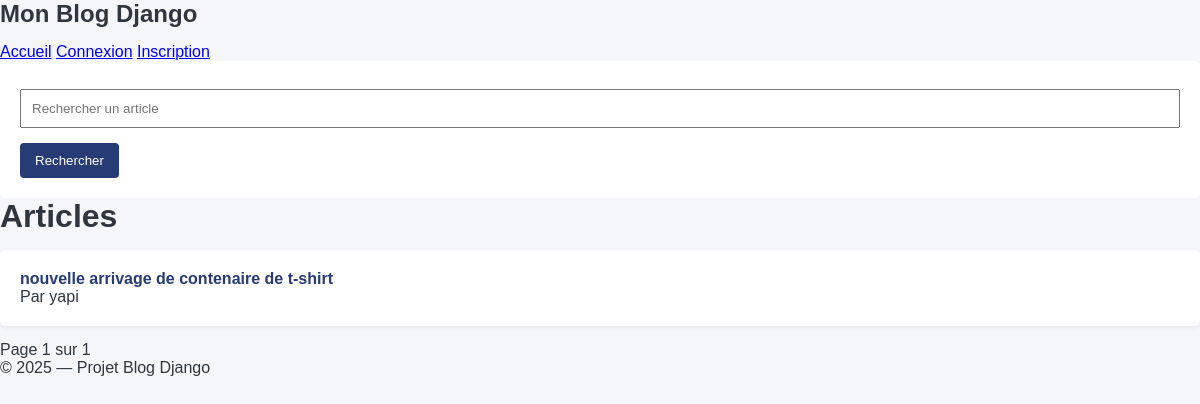
The app's page /, older data.
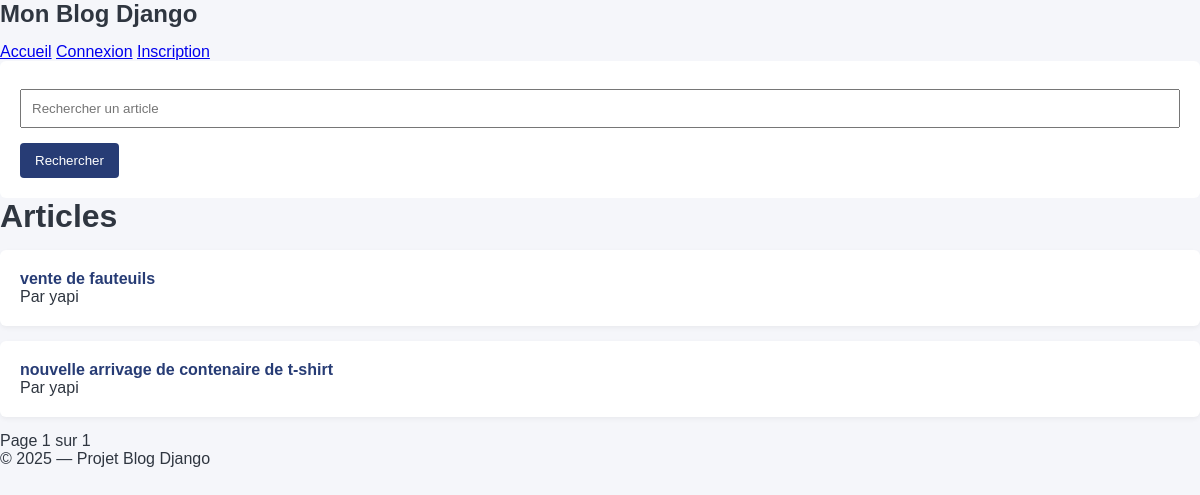
The same page, newer data.
### articles/models.py (models this page shows, shortened)
class Article(models.Model):
    auteur = models.ForeignKey(User, on_delete=models.CASCADE,
                               related_name='articles')
    titre = models.CharField(max_length=200)
    contenu = models.TextField()
    date_creation = models.DateTimeField(auto_now_add=True)

### articles/views.py (the view)
# urls.py: path('', views.liste_articles, name='liste'),
def liste_articles(request):
    query = request.GET.get('q')
    if query:
        articles_list = Article.objects.filter(titre__icontains=query).order_by('-date_creation')
    else:
        articles_list = Article.objects.all().order_by('-date_creation')
    paginator = Paginator(articles_list, 5)
    page_number = request.GET.get('page')
    page_obj = paginator.get_page(page_number)
    return render(request, 'articles/liste.html', {'page_obj': page_obj,
                                                   'query': query})

### articles/templates/articles/liste.html (shortened to what this page needs)
{% extends 'base.html' %}
{% block content %}
<form method="get">
    <input type="text" name="q" placeholder="Rechercher un article" value="{{ query|default:'' }}">
    <button type="submit">Rechercher</button>
</form>
<h1>Articles</h1>
<ul>
    {% for article in page_obj %}
        <div class="article-card">
            <a href="{% url 'articles:detail' article.id %}">
                {{ article.titre }}
            </a>
            <p>Par {{ article.auteur.username }}</p>
        </div>
    {% empty %}
        <li>Aucun article disponible</li>
    {% endfor %}
</ul>
<div>
    <span>Page {{ page_obj.number }} sur {{ page_obj.paginator.num_pages }}</span>
</div>
{% endblock %}

### templates/base.html (shortened to what this page needs)
<!DOCTYPE html>
<html lang="fr">
<head>
    {% load static %}
    <link rel="stylesheet" href="{% static 'css/style.css' %}">
</head>
<body>
<header>
    <h2>Mon Blog Django</h2>
    <nav>
        <a href="{% url 'articles:liste' %}">Accueil</a>
        {% if user.is_authenticated %}
            <a href="{% url 'articles:creer' %}">Créer un article</a>
                <form method="post" action="{% url 'logout' %}" style="display:inline;">
                    {% csrf_token %}
                    <button type="submit">Déconnexion</button>
                </form>
        {% else %}
            <a href="{% url 'login' %}">Connexion</a>
            <a href="{% url 'register' %}">Inscription</a>
        {% endif %}
    </nav>
</header>
<main>
    {% block content %}{% endblock %}
</main>
<footer>
    <p>&copy; 2025 — Projet Blog Django</p>
</footer>
</body>
</html>

### static/css/style.css (style rules this page uses)
* { margin: 0; padding: 0; box-sizing: border-box; font-family: Arial, sans-serif; }
body { background-color: #f5f6fa; color: #2f3640; }
h1, h2 { margin-bottom: 15px; }
.article-card { background: white; padding: 20px; margin-bottom: 15px; border-radius: 6px; box-shadow: 0 2px 5px rgba(0,0,0,0.05); }
.article-card a { color: #273c75; text-decoration: none; font-weight: bold; }
form { background: white; padding: 20px; border-radius: 6px; }
input, textarea { width: 100%; padding: 10px; margin-top: 8px; margin-bottom: 15px; }
button { background-color: #273c75; color: white; border: none; padding: 10px 15px; cursor: pointer; border-radius: 4px; }

Row changes from the older to the newer data that the page shows:
added Article: titre "vente de fauteuils", auteur.username "yapi"
